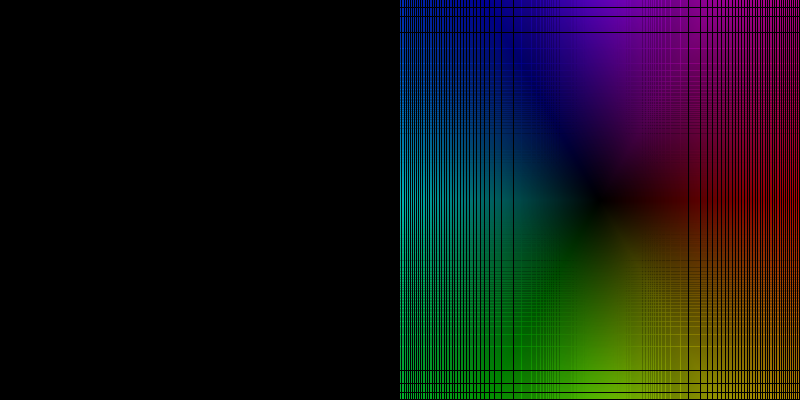
Frame 1 (no input)
Frame 2 (the mouse pressed at the canvas centre, redrawn once): identical to frame 1, image omitted

The Processing sketch that drew this single still picture (run headless with seeded random() and noise(); the mouse was pressed at the canvas centre and the sketch redrawn once):

// Processing sketch: plotrreers
// ── plotrreers.pde
float xLow, xHigh;
float yLow, yHigh;
float xStep = 0.01;
ArrayList<FP> inputs = new ArrayList<FP>();
ArrayList<FP> outputs = new ArrayList<FP>();

float outxLow = 10000000;
float outxHigh = -10000000;
float outyLow = 10000000;
float outyHigh = -1000000;




class FP {
  float x, y;
  FP (float x, float y) {
    this.x = x;
    this.y = y;
  }
}

void setup() {
  size(800, 400);
  xLow = -5;
  xHigh = 5;
  yLow = -5;
  yHigh = 5;

  for (float x = xLow; x < xHigh; x += xStep) {
    for (float y = yLow; y < yHigh; y+= xStep) {
      FP input = new FP(x, y);
      inputs.add(input);
      outputs.add(f(input));
    }
  }

  for (FP f : outputs) {
    if (f.x < outxLow) outxLow = f.x;
    if (f.x > outxHigh) outxHigh = f.x;
    if (f.y < outyLow) outyLow = f.y;
    if (f.y > outyHigh) outyHigh = f.y;
  }
  
  for (FP f : outputs) {
    f.x = map(f.x, outxLow, outxHigh, width / 2, width);
    f.y = map(f.y, outyLow, outyHigh, height, 0);
    
  }
  
  


  noLoop();
}


FP f(FP input) {

  FP f = new FP(pow(input.x, 5) - input.x, pow(input.y, 3) + input.y);
  return f;
}

void draw() {
  background(0);
  colorMode(HSB);
  PVector cp = new PVector(width * 0.75, height / 2);
  float maxDist = PVector.dist(cp, new PVector(width, 0));
  for (FP f : outputs) {
    PVector fp = new PVector(f.x, f.y);
    PVector p = PVector.sub(cp, fp);
    p.normalize();
    float h = p.heading();
    //print(h + " ");
    float d = map(PVector.dist(cp,fp), 0, maxDist, 0, 255);
    stroke(map(h, -PI , PI, 0, 255), 255, d);
    point(f.x, f.y);
    
  }
}
